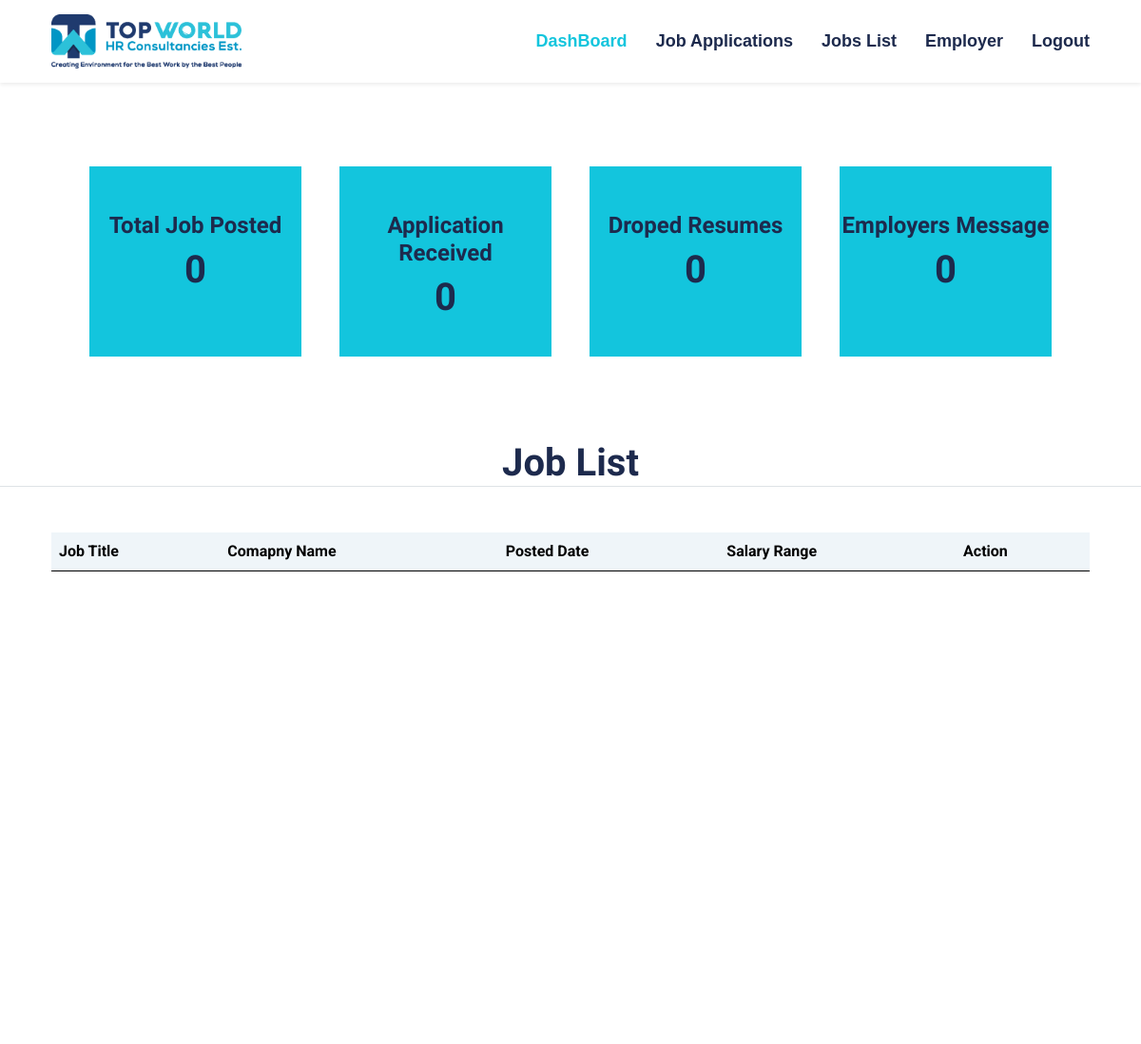
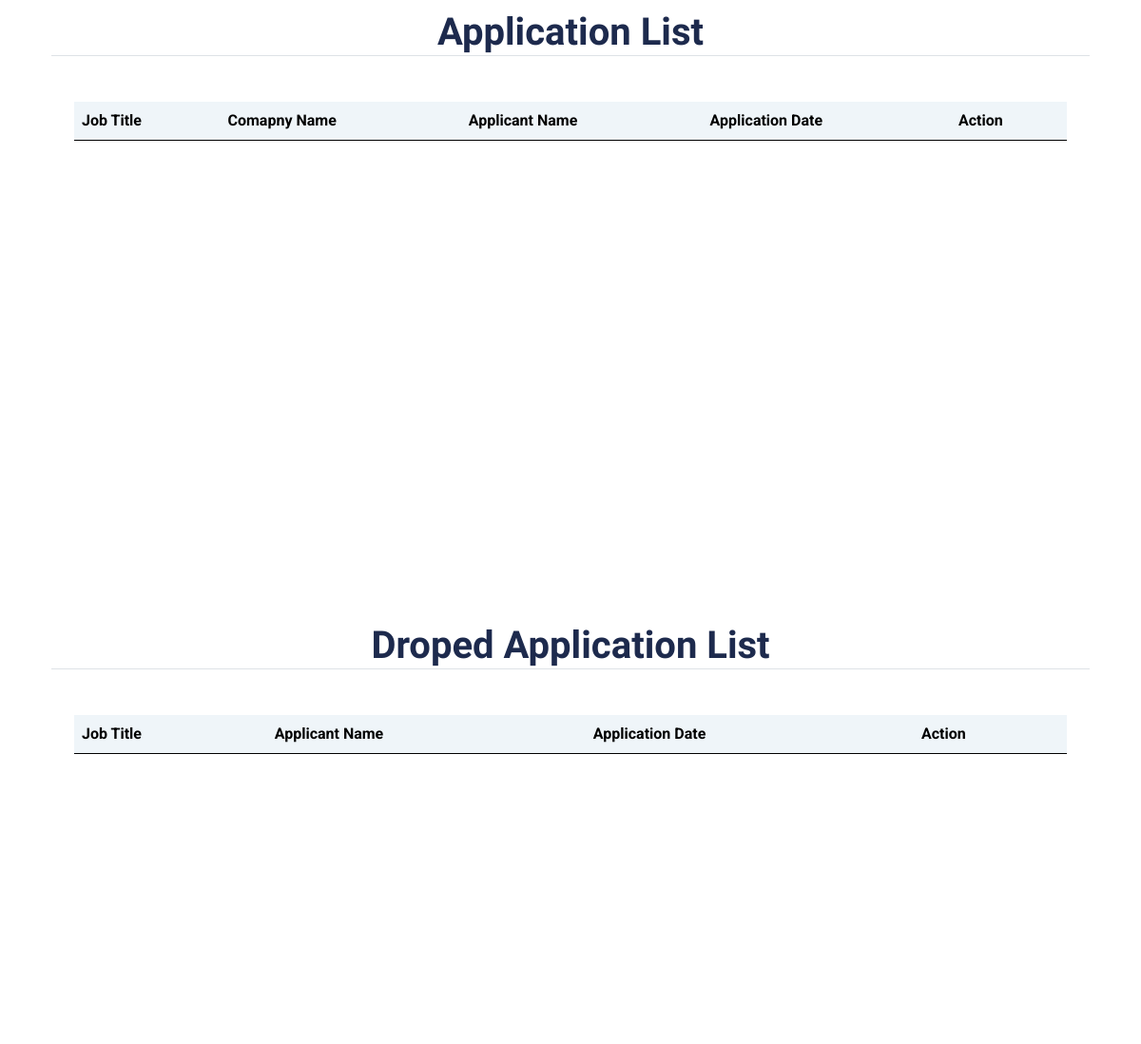
/AdminHome (signed in, upper part), run on an earlier commit of the app's database (2 pictures, top to bottom).
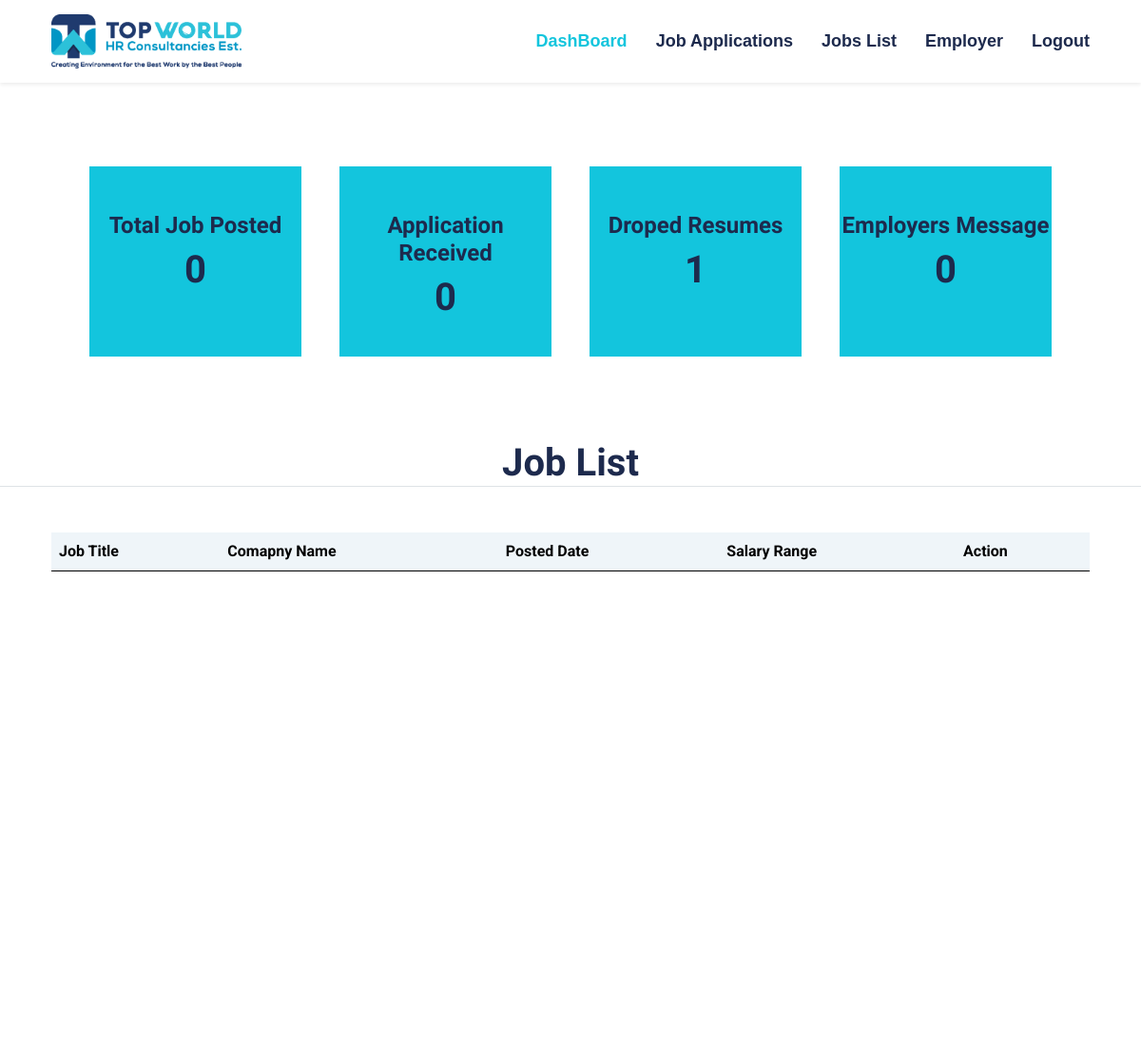
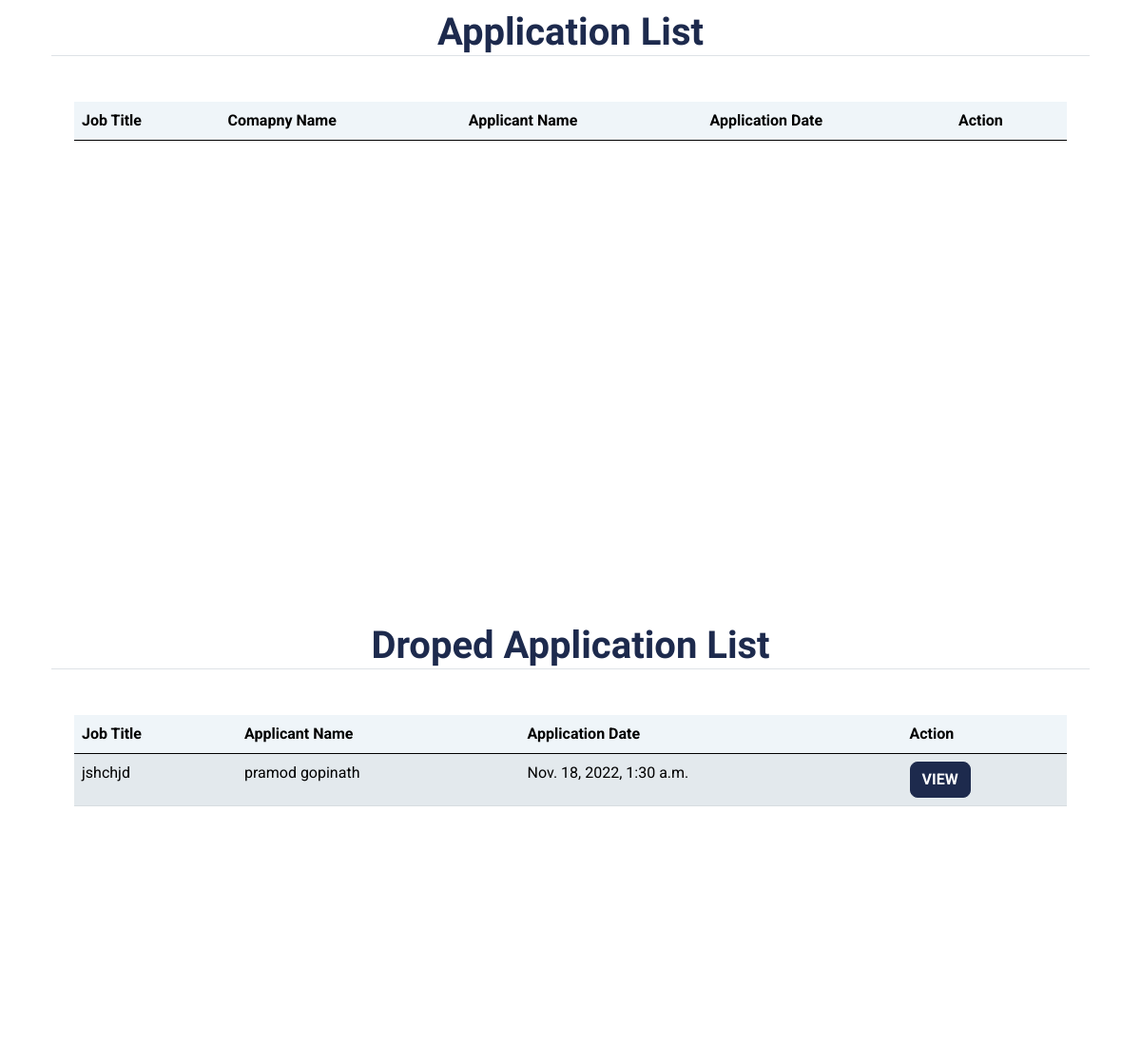
And on a later commit of the database (2 pictures, top to bottom).
### HrEntry/models.py (models this page shows)
class DropedResume(models.Model):
    ApplicationID = models.AutoField(primary_key = True)
    AppliedDate = models.DateTimeField(auto_now_add=True,editable = False)
    JobTitle = models.CharField(max_length = 255)
    FirstName = models.CharField(max_length = 255)
    LastName = models.CharField(max_length = 255)
    PhoneNumber = models.CharField(max_length = 255)
    EmailId = models.CharField(max_length = 255)
    Document = models.FileField(upload_to = 'droped_resumes')

### HrEntry/views.py (the view)
# urls.py: path('AdminHome',views.AdminHome,name="AdminHome"),
@login_required(login_url="Signin")
def AdminHome(request):
    AllJobs = JobList.objects.all().order_by('-PostedDate').values()
    Applications = JobApplication.objects.all().order_by('-AppliedDate').values()
    DropedResumes = DropedResume.objects.all().order_by('-AppliedDate').values()
    emessage = EmployersMessage.objects.all().order_by('-EmpmassageID').values()
    context = {
        'Alljobs':AllJobs,
        'NoofJobs':len(AllJobs),
        "applications":Applications,
        "nofappli":len(Applications),
        'noofdropresume':len(DropedResumes),
        "DropedResumes":DropedResumes,
        'noofemployers':len(emessage),
        "emessage":emessage,
    }
    return render(request,"admin.html",context)

### templates/admin.html (shortened to what the changed rows need)
{% load static %}
<!DOCTYPE html>
<html lang="en">
<head>
  <link href="https://cdn.jsdelivr.net/npm/bootstrap@5.2.2/dist/css/bootstrap.min.css" rel="stylesheet"
>
  <link href="https://cdnjs.cloudflare.com/ajax/libs/font-awesome/5.15.0/css/all.min.css" rel="stylesheet">
  <link href="https://cdn.jsdelivr.net/npm/bootstrap-icons@1.4.1/font/bootstrap-icons.css" rel="stylesheet">
  <link href="{%static 'lib/owlcarousel/assets/owl.carousel.min.css' %}" rel="stylesheet">
  <link href="{%static 'lib/tempusdominus/css/tempusdominus-bootstrap-4.min.css' %}" rel="stylesheet" />
  <link href="{%static 'css/bootstrap.min.css' %}" rel="stylesheet">
  <link href="{%static 'css/style.css' %}" rel="stylesheet">
</head>
<body>
  {% block admincontent %}
  <div class="container mt-5 ">
    <div class="flex-container ">
      <div class="content bg-primary">
        <h1>{{NoofJobs}}</h1>
      </div>
      <div class="content bg-primary">
        <h1>{{nofappli}}</h1>
      </div>
      <div class="content bg-primary">
        <h4 class="display-9 mt-5">Droped Resumes</h4>
        <h1>{{noofdropresume}}</h1>
      </div>
      <div class="content bg-primary">
        <h1>{{noofemployers}}</h1>
      </div>
    </div>
  </div>
  <h1 class="display-8 text-center mt-5 border-bottom">Job List</h1>
  <div class="container mt-5">
    <div class="table-container1">
      <table class="table table-striped table-light">
        <thead>
          <tr>
            <th scope="col">Job Title</th>
            <th scope="col">Comapny Name</th>
            <th scope="col">Posted Date</th>
            <th scope="col">Salary Range</th>
            <th scope="col">Action</th>
          </tr>
        </thead>
      </table>
    </div>
    <h1 class="display-8 text-center mt-5 border-bottom">Application List</h1>
    <div class="container mt-5">
      <div class="table-container1">
        <table class="table table-striped table-light">
          <thead>
            <tr>
              <th scope="col">Job Title</th>
              <th scope="col">Comapny Name</th>
              <th scope="col">Applicant Name</th>
              <th scope="col">Application Date</th>
              <th scope="col">Action</th>
            </tr>
          </thead>
        </table>
      </div>
    </div>
    <h1 class="display-8 text-center mt-5 border-bottom">Droped Application List</h1>
    <div class="container mt-5">
      <div class="table-container1">
        <table class="table table-striped table-light">
          <thead>
            <tr>
              <th scope="col">Job Title</th>
              <th scope="col">Applicant Name</th>
              <th scope="col">Application Date</th>
              <th scope="col">Action</th>
            </tr>
          </thead>
          <tbody>
            {%for application in DropedResumes%}
            <tr>
              <td>{{application.JobTitle}}</td>
              <td>{{application.FirstName}} {{application.LastName}}</td>
              <td>{{application.AppliedDate}}</td>
              <td><a href="{%url 'RegApplicantView' application.ApplicationID %}" class="btn btn-dark">VIEW</a></td>
            </tr>
            {%endfor%}
          </tbody>
        </table>
      </div>
    </div>
    {% endblock %}
</body>
</html>

What changed in the data, as far as the page shows it:
added DropedResume: JobTitle "jshchjd", FirstName "pramod", LastName "gopinath", AppliedDate "Nov. 18, 2022, 1:30 a.m."
Also different on the page:
{{ noofdropresume }}: "0" → "1"
